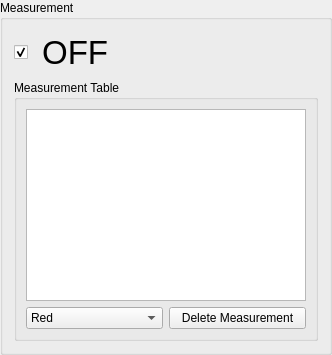
    <widget class="QGroupBox" name="groupBox_measurement">
     <property name="title">
      <string>Measurement</string>
     </property>
     <layout class="QGridLayout" name="gridLayout_9">
      <item row="0" column="0">
       <widget class="QCheckBox" name="checkBox_measurement">
        <property name="enabled">
         <bool>true</bool>
        </property>
        <property name="font">
         <font>
          <pointsize>25</pointsize>
          <bold>false</bold>
         </font>
        </property>
        <property name="toolTip">
         <string>Toggle the distance-measurement tool for this view.</string>
        </property>
        <property name="text">
         <string> OFF</string>
        </property>
        <property name="icon">
         <iconset>
          <normaloff>Icons/mri/measure.png</normaloff>Icons/mri/measure.png</iconset>
        </property>
        <property name="iconSize">
         <size>
          <width>50</width>
          <height>50</height>
         </size>
        </property>
        <property name="checked">
         <bool>true</bool>
        </property>
       </widget>
      </item>
      <item row="1" column="0">
       <widget class="QGroupBox" name="groupBox_">
        <property name="title">
         <string>Measurement Table</string>
        </property>
        <layout class="QGridLayout" name="gridLayout_19">
         <item row="1" column="0">
          <widget class="QComboBox" name="comboBox_measurementColors">
           <property name="toolTip">
            <string>Color to use for the next measurement line you draw.</string>
           </property>
           <item>
            <property name="text">
             <string>Red</string>
            </property>
           </item>
           <item>
            <property name="text">
             <string>Green</string>
            </property>
           </item>
           <item>
            <property name="text">
             <string>Blue</string>
            </property>
           </item>
           <item>
            <property name="text">
             <string>Yellow</string>
            </property>
           </item>
           <item>
            <property name="text">
             <string>Magenta</string>
            </property>
           </item>
          </widget>
         </item>
         <item row="1" column="1">
          <widget class="QPushButton" name="pushButton_deleteMeasurement">
           <property name="toolTip">
            <string>Delete the selected measurement.</string>
           </property>
           <property name="styleSheet">
            <string notr="true"/>
           </property>
           <property name="text">
            <string>Delete Measurement</string>
           </property>
          </widget>
         </item>
         <item row="0" column="0" colspan="2">
          <widget class="QTableWidget" name="tableWidget_meaurement">
           <property name="minimumSize">
            <size>
             <width>280</width>
             <height>0</height>
            </size>
           </property>
           <property name="maximumSize">
            <size>
             <width>16777215</width>
             <height>16777215</height>
            </size>
           </property>
           <property name="selectionBehavior">
            <enum>QAbstractItemView::SelectRows</enum>
           </property>
          </widget>
         </item>
        </layout>
       </widget>
      </item>
     </layout>
    </widget>
